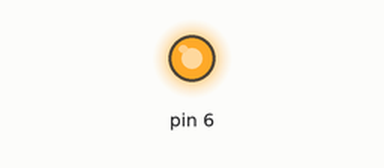
This sketch was run on a simulated Arduino Uno, built with avr-gcc and run on an emulated ATmega328P. On the bench: output pins drawn as LEDs (lit = HIGH).

Above: at 0.1 s.
Timing chart, 0 to 1.6 s (numbered marks = the images above):
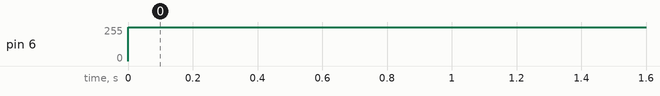

Measured:
- by itself, pin 6: 0/255 → 254/255 at 0.00 s

The sketch:

altMotorFastPWMtest.ino
```cpp
void setup() {
  TCCR0A = 0b10100011;
  TCCR0B = 0b00000010;
  TCCR2A = 0b10100011;
  TCCR2B = 0b00000010;


  pinMode(6,OUTPUT);
}

void loop() {
  OCR0A=254;
  _delay_ms(1000);
}
```
